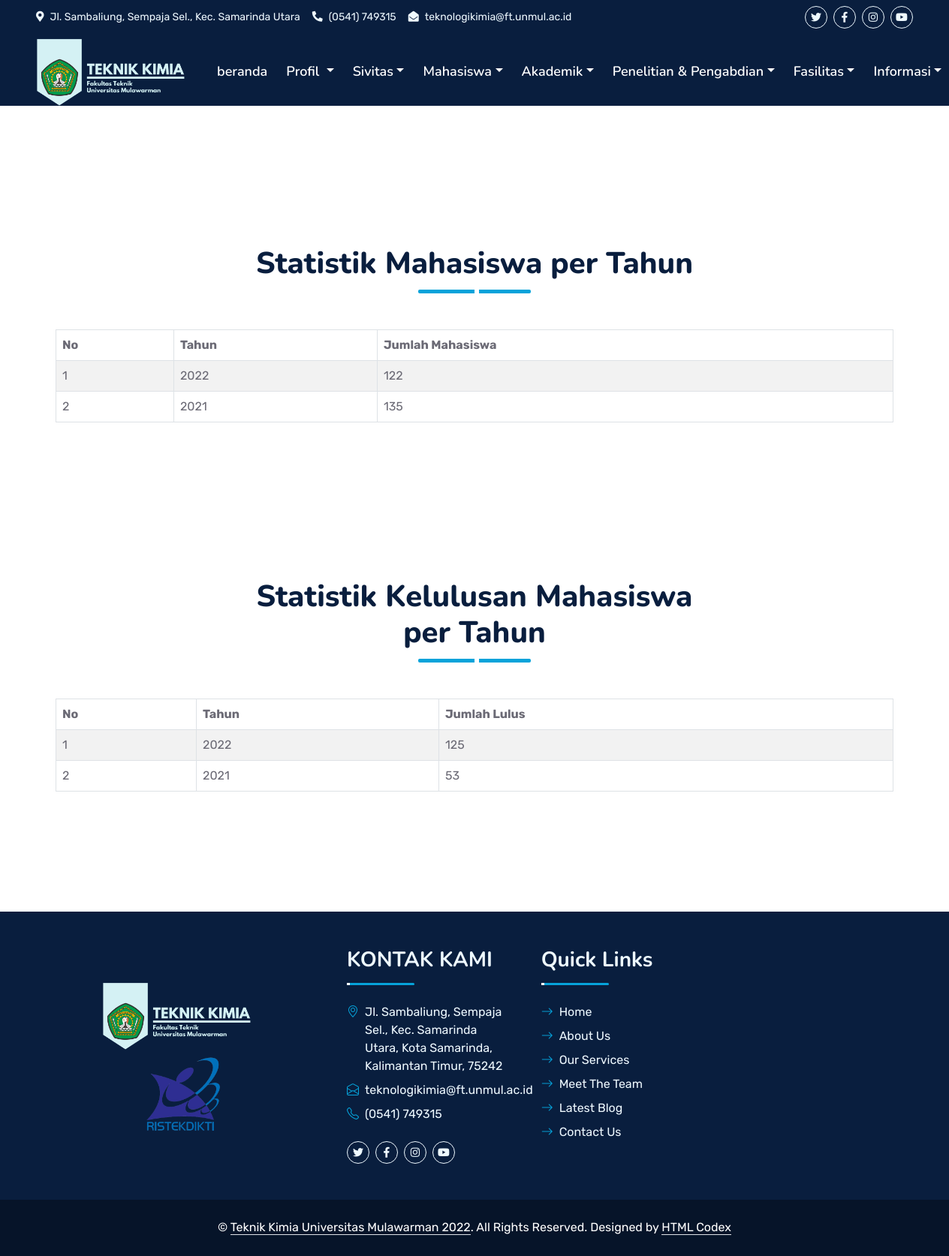
/statistik_mhs, run on the app's committed database.
### website/models.py (models this page shows, shortened)
class statistik_mhs(models.Model):
    year_dropdown = []
    for y in range(2005, (datetime.datetime.now().year + 1)):
        year_dropdown.append((y, y))
    tahun = models.IntegerField(
        ('tahun'), choices=year_dropdown, default=datetime.datetime.now().year)
    jumlah = models.IntegerField()
    lulus = models.IntegerField()
    created_at = models.DateTimeField(auto_now_add=True)
    updated_at = models.DateTimeField(auto_now=True)
    class Meta:
        verbose_name_plural = "Statistik Mahasiswa"

### website/views.py (the view)
# urls.py: path('statistik_mhs', views.statistik_mhs, name='statistik_mhs'),
def statistik_mhs(request):
    try:
        statistik_mhss = models.statistik_mhs.objects.all().order_by('-tahun')
    except models.Lembaga_mhs.DoesNotExist:
        statistik_mhss = None
    context = {
        'rows': statistik_mhss,
    }
    return render(request, 'website/statistik_mhs.html', context)

### templates/website/statistik_mhs.html (shortened to what this page needs)
{% extends 'website/base1.html' %}
{% load static %}
{% block body %}
    <div class="container-fluid py-5 wow fadeInUp" data-wow-delay="0.1s">
        <div class="container py-5">
            <div class="section-title text-center position-relative pb-3 mb-5 mx-auto" style="max-width: 600px;">
                <h1 class="mb-0">Statistik Mahasiswa per Tahun</h1>
            </div>
            <div class="row g-5">
                                        <div class="table-responsive">
                                            <table id="example" class="table table-striped table-bordered">
                                    <thead>
                                        <tr>
                                            <th>No</th>
                                            <th>Tahun</th>
                                            <th>Jumlah Mahasiswa</th>
                                        </tr>
                                    </thead>
                                    <tbody>
                                        {% for row in rows %}
                                            <tr>
                                                <td>{{ forloop.counter }}</td>
                                                <td>{{ row.tahun }}</td>
                                                <td>{{ row.jumlah }}</td>
                                            </tr>
                                        {% endfor %}
                                    </tbody>
                                </table>
                                </div>
                </div>
            </div>
        </div>
    <div class="container-fluid py-5 wow fadeInUp" data-wow-delay="0.1s">
        <div class="container py-5">
            <div class="section-title text-center position-relative pb-3 mb-5 mx-auto" style="max-width: 600px;">
                <h1 class="mb-0">Statistik Kelulusan Mahasiswa per Tahun</h1>
            </div>
            <div class="row g-5">
                                        <div class="table-responsive">
                                            <table id="example" class="table table-striped table-bordered">
                                    <thead>
                                        <tr>
                                            <th>No</th>
                                            <th>Tahun</th>
                                            <th>Jumlah Lulus</th>
                                        </tr>
                                    </thead>
                                    <tbody>
                                        {% for row in rows %}
                                            <tr>
                                                <td>{{ forloop.counter }}</td>
                                                <td>{{ row.tahun }}</td>
                                                <td>{{ row.lulus }}</td>
                                            </tr>
                                        {% endfor %}
                                    </tbody>
                                </table>
                                </div>
                </div>
            </div>
        </div>
{% endblock %}

### static/css/style.css (style rules this page uses)
:root { --primary: #06A3DA; --secondary: #34AD54; --light: #EEF9FF; --dark: #091E3E; }
h1, h2, .fw-bold { font-weight: 800 !important; }
.section-title::before { position: absolute; content: ""; width: 150px; height: 5px; left: 0; bottom: 0; background: var(--primary); border-radius: 2px; }
.section-title.text-center::before { left: 50%; margin-left: -75px; }
.section-title::after { position: absolute; content: ""; width: 6px; height: 5px; bottom: 0px; background: #FFFFFF; -webkit-animation: section-title-run 5s infinite linear; animation: section-title-run 5s infinite linear; }
.section-title.text-center::after { -webkit-animation: section-title-run-center 5s infinite linear; animation: section-title-run-center 5s infinite linear; }

### data on the page
statistik_mhs: tahun "2022", jumlah "122", lulus "125"
statistik_mhs: tahun "2021", jumlah "135", lulus "53"
